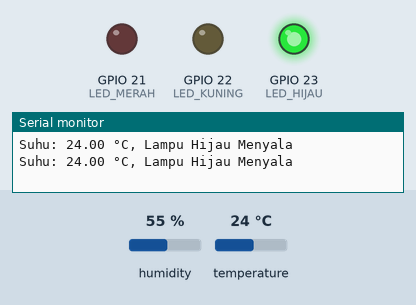
Recording of a program running on a simulated ESP32. Shown: output pins drawn as LEDs (lit = HIGH), the last lines printed to the serial monitor. Inputs (shaded band) come from the test bench; at power-on: temperature 24 °C, humidity 55 %.

Above: at 3.2 s.
3.3 s: temperature set to 25.7 °C
At 5.2 s:
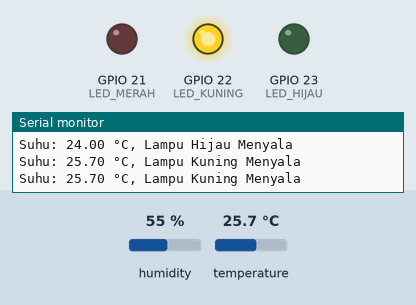
5.5 s: temperature set to 39.5 °C
7.2 s: temperature set to 40.6 °C
At 8.6 s:
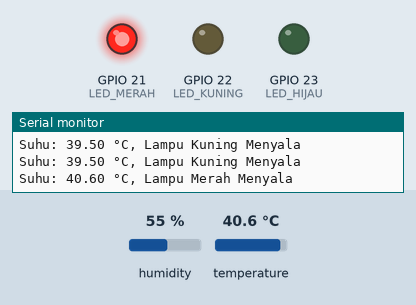
9.5 s: temperature set to 12 °C
At 10.9 s:
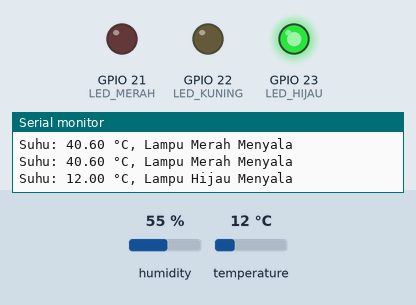
11.5 s: temperature set to 28 °C
At 13.2 s:
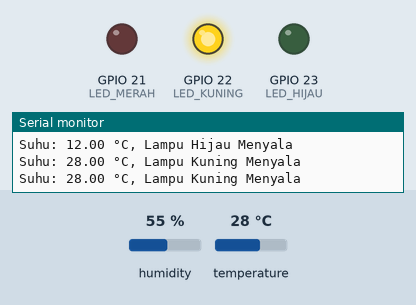
Timing chart, 0 to 14.6 s (numbered marks = the images above; inputs shaded):
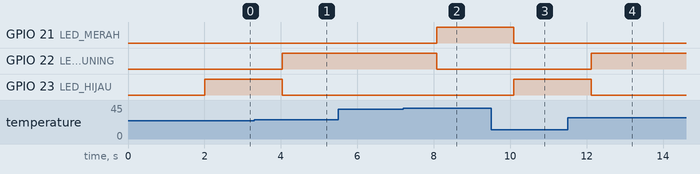

The program:

main.cpp
```cpp
#include "DHTesp.h"
#include "Wire.h"
#define LED_MERAH 21
#define LED_KUNING 22
#define LED_HIJAU 23
const int DHT_PIN = 27;

DHTesp dhtSensor;

void setup() {
  pinMode(LED_MERAH, OUTPUT);
  pinMode(LED_KUNING, OUTPUT);
  pinMode(LED_HIJAU, OUTPUT);
  Serial.begin(115200);
  dhtSensor.setup(DHT_PIN, DHTesp::DHT22);
  delay(2000);
}

void loop() {
  TempAndHumidity  data = dhtSensor.getTempAndHumidity();

  Serial.print("Suhu: ");
  Serial.print(data.temperature, 2);

  if (data.temperature < 25){
    Serial.println(" °C, Lampu Hijau Menyala");
    digitalWrite(LED_HIJAU, HIGH);
    digitalWrite(LED_KUNING, LOW);
    digitalWrite(LED_MERAH, LOW);
  } else if (data.temperature >= 25 && data.temperature <= 40){
    Serial.println(" °C, Lampu Kuning Menyala");
    digitalWrite(LED_HIJAU, LOW);
    digitalWrite(LED_KUNING, HIGH);
    digitalWrite(LED_MERAH, LOW);
  } else {
    Serial.println(" °C, Lampu Merah Menyala");
    digitalWrite(LED_HIJAU, LOW);
    digitalWrite(LED_KUNING, LOW);
    digitalWrite(LED_MERAH, HIGH);
  }

  delay(1000);
}
```

Measured:
- the behaviour switches between 24.9 and 25 °C on temperature (found by bisection; images 0 and 1)
- the behaviour switches between 40 and 40.1 °C on temperature (found by bisection; images 1 and 2)
- after the input at 3.3 s, GPIO 22 (LED_KUNING): LOW → HIGH after 0.73 s; GPIO 23 (LED_HIJAU): HIGH → LOW after 0.73 s
- after the input at 7.2 s, GPIO 21 (LED_MERAH): LOW → HIGH after 0.87 s; GPIO 22 (LED_KUNING): HIGH → LOW after 0.87 s
- after the input at 9.5 s, GPIO 21 (LED_MERAH): HIGH → LOW after 0.59 s; GPIO 23 (LED_HIJAU): LOW → HIGH after 0.59 s
- after the input at 11.5 s, GPIO 22 (LED_KUNING): LOW → HIGH after 0.62 s; GPIO 23 (LED_HIJAU): HIGH → LOW after 0.62 s
